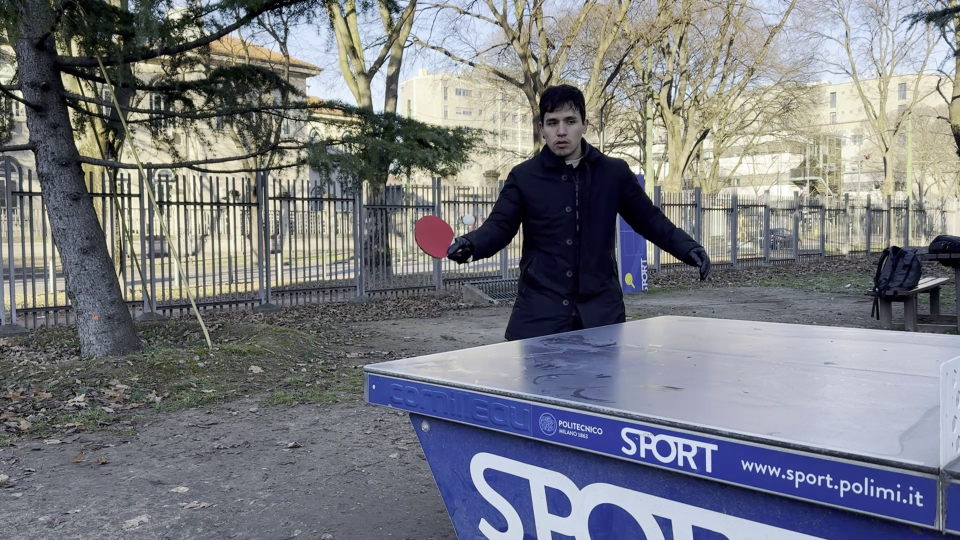
#> input picture data/frames/before_impact.png, 1920 x 1080 px, found by its file name (shown at 1/2 size)
$ python lines.py
#> lines starting #> are read from the running program, lines starting #| are printed output that depends on the picture; after the words box and inside, x2 and y2 are one past the last pixel; in counts of white or black regions, pixels touching at a corner belong together
import cv2
import numpy as np

# Cargar la imagen original de la mesa de tenis
image_path = '../frames/before_impact.png'
image = cv2.imread(image_path)
#> image is the input picture: shape (1080, 1920, 3); mean B, G, R 128.5, 122.8, 120.5

# Obtener el tamaño original de la imagen
height, width, _ = image.shape
#> height = 1080; width = 1920

# Definir los puntos de la imagen (estos son los puntos que ya tienes)
image_points = np.array([
    [733, 735],   # P0 (Bottom-left corner)
    [1333, 630],  # P1 (Bottom-right corner)
    [1876, 941],  # P2 (1/2 top-left corner)
    [1637, 649],  # P4 (1/2 top-right corner)
], dtype=np.float32)

# Dibujar las líneas entre P1 y P4
line_1_start = tuple(image_points[1].astype(int))  # P1
line_1_end = tuple(image_points[3].astype(int))    # P4
cv2.line(image, line_1_start, line_1_end, (0, 255, 0), 2)  # Línea 1 en verde
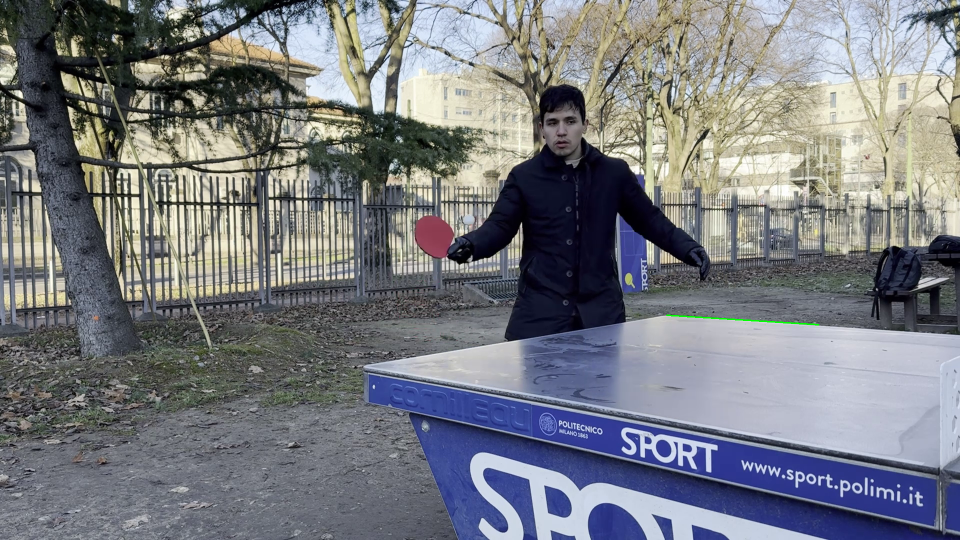
#> image: shape (1080, 1920, 3) (shown at 1/2 size); 0.04% of pixels changed, all inside (x1, y1, x2, y2) = (1332, 629, 1639, 651)

# Función de callback para dibujar una línea manualmente
drawing = False
pt1 = (0, 0)
pt2 = (0, 0)

# Función para manejar el clic y dibujar la línea
def draw_line(event, x, y, flags, param):
    global pt1, pt2, drawing

    if event == cv2.EVENT_LBUTTONDOWN:
        # Si no se ha dibujado la primera línea, es el primer punto
        if not drawing:
            pt1 = (x, y)
            drawing = True
        else:
            # Si ya se ha dibujado el primer punto, es el segundo
            pt2 = (x, y)
            drawing = False
            # Dibujar la línea en la imagen
            cv2.line(image, pt1, pt2, (255, 0, 0), 2)  # Línea manual en azul

            # Mostrar la imagen con la línea dibujada
            cv2.imshow('Imagen con líneas', image)

# Crear una ventana de OpenCV con tamaño ajustable
cv2.namedWindow('Imagen con líneas', cv2.WINDOW_NORMAL)
cv2.resizeWindow('Imagen con líneas', width, height)  # Ajustar el tamaño de la ventana al tamaño de la imagen

# Mostrar la imagen y esperar a que se dibuje la línea manualmente
cv2.imshow('Imagen con líneas', image)
cv2.setMouseCallback('Imagen con líneas', draw_line)

# Esperar hasta que el usuario presione una tecla
cv2.waitKey(0)
cv2.destroyAllWindows()

# Estimar la intersección de las dos líneas (P1-P4 y la línea manual)
# Línea 1: P1 a P4
m1 = (image_points[3][1] - image_points[1][1]) / (image_points[3][0] - image_points[1][0])
b1 = image_points[1][1] - m1 * image_points[1][0]

# Línea manual: pt1 a pt2
#> (the run stopped early here; a loop or call above may not have finished)

$ run again, with data/frames/frame_0244.png copied over data/frames/before_impact.png
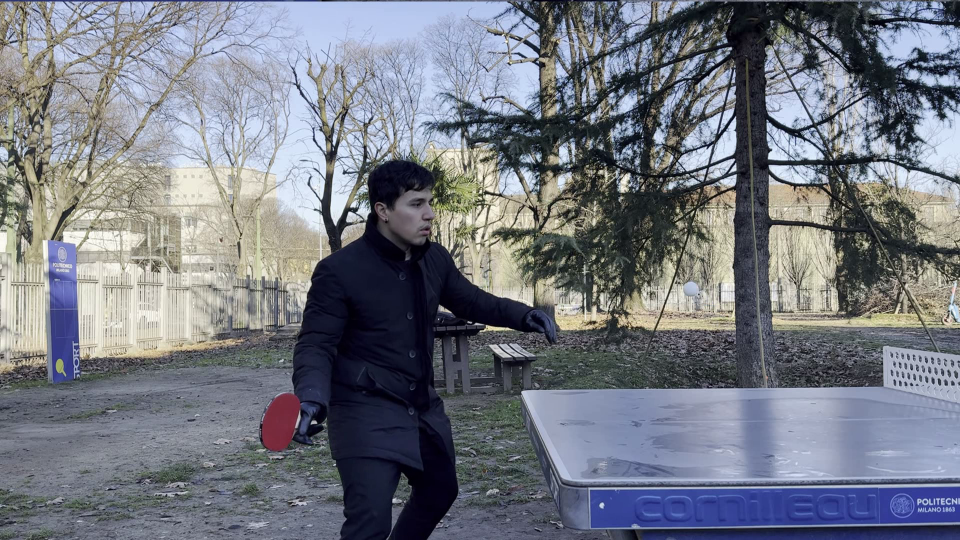
#> input picture data/frames/frame_0244.png, 1920 x 1080 px, found by its file name (shown at 1/2 size)
#> image is the input picture: shape (1080, 1920, 3); mean B, G, R 130.5, 120.6, 116.6
#> `cv2.line(image, line_1_start, line_1_end, (0, 255, 0), 2)`:
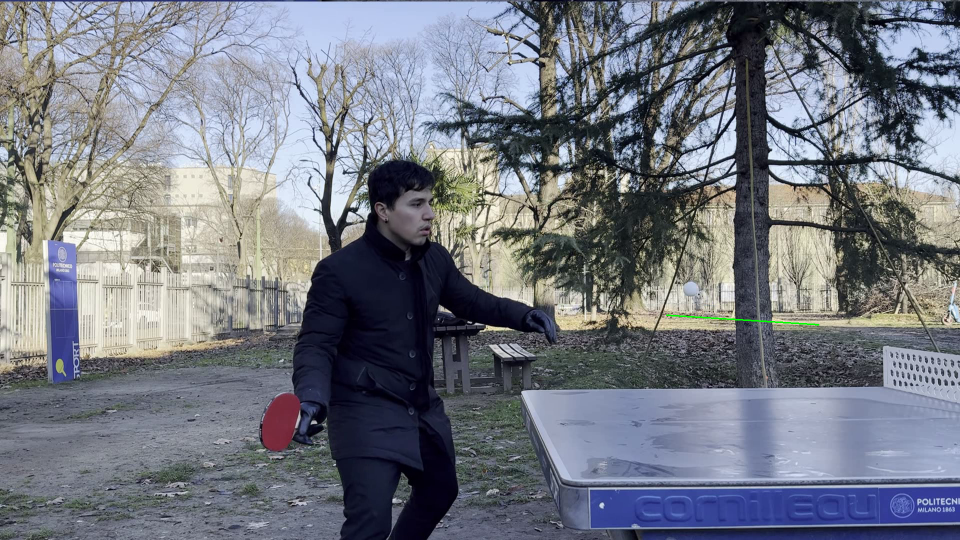
#> image: shape (1080, 1920, 3) (shown at 1/2 size); 0.04% of pixels changed, all inside (x1, y1, x2, y2) = (1332, 629, 1639, 651)
